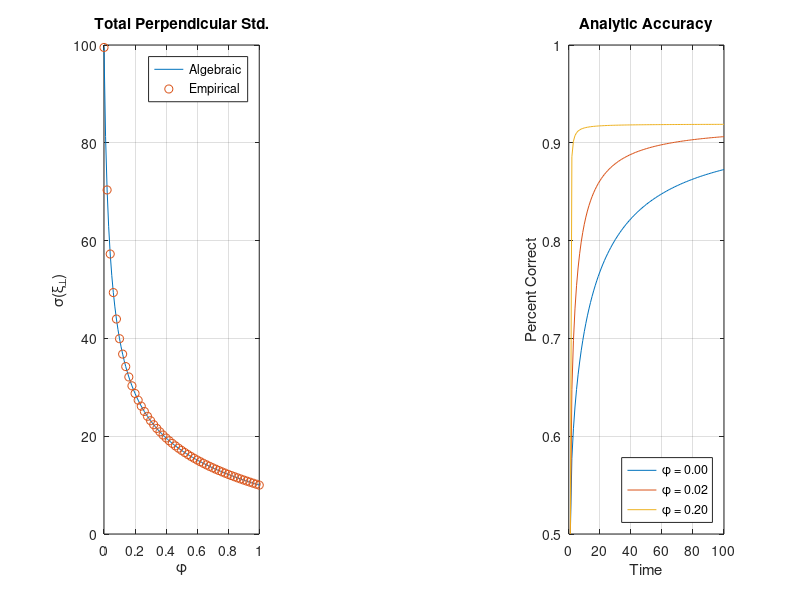

Write MATLAB code to recreate this figure.
function output = get_learning_speed(t_end)
   %keyboard
   % Params
   var_sig   = 100;              % Trialwise variance in the signal
   mu        = 1.4*sqrt(var_sig);% Amount of signal in each trial
   n         = 100;              % Total number of neurons
   phi_list  = 0:0.01:1;         % Set of phi values to investigate
   alpha     = 0.0001;           % Learning rate   
   delta     = 0.5;              % Reward prediction error strength
   if nargin < 1
   t_end     = 100;              % Number of trials in simulation
   end

   % Which phi's to plot
   phi_sel   = [0, 0.02, 0.2];

   % Pools
   m1 = [ones( n./2,1) ; zeros(n./2,1)];
   m2 = [zeros(n./2,1);  ones(n./2,1)];
   m1h = m1./norm(m1);
   m2h = m2./norm(m2);
   
   % Signal dimension
   v_s = (m1 - m2)./norm(m1 - m2);
   
   % Conserved high variance dimension (v "plus")
   v_p = (m1 + m2)./norm(m1 + m2);

   % Get a noise representative
   xi_perp = get_noise_rep(n, m1h, m2h);

   % Compute everything, for each choice of phi
   k = 1;
   for phi = phi_list
      % Generate the covariance matrix
      [S, a] = get_cov_mat(var_sig, phi, n);

      % Empirical pedeltandicular variance (albeit with a lazy v_p...)
      tot_var_e(k) = xi_perp'*S*xi_perp*(n-2) + v_p'*S*v_p;

      % Algebraic pedeltandicular variance
      tot_var_a(k) = n*a - 1*var_sig;
      
      % Algebraic one dimensional signal detection parameters
      % Signal separation distance
      d(:,k)   = get_d_dynamics(t_end, alpha, delta, mu);
      
      % In-signal-dimension noise standard deviations
      [sig(:,k), sig_star(:,k)] = get_sig_dynamics(t_end, var_sig, mu, tot_var_a(k), n, alpha, delta);
      
      % Accuracy as a function of these
      acc(:,k) = get_accuracy(d(:,k), sig(:,k));
      
      % D-prime statistic, b.c. who doesn't want to know?
      dp(:,k)  = d(:,k)./sig(:,k);

      % Increment the counter
      k = k+1;
   end
   
   % Plot the results
   output=plot_all(phi_list, tot_var_a, tot_var_e, dp, d, sig, acc, phi_sel, alpha, delta, mu, sig_star)

end

function xi = get_noise_rep(n, m1h, m2h)
   %  
   xi = mvnrnd(zeros(n,1), eye(n))';
   
   % Orthogonalize it to the signal...
   %
   % And since the projection onto ones(200,1) really matters
   % orthogonalize it to this as well, since I don't want to 
   % bother averaging it's contribution back to unity...
   xi = xi - m1h*xi'*m1h - m2h*xi'*m2h;
   
   % Normalize
   xi = xi./norm(xi);
end

function [S, a] = get_cov_mat(rowsum, phi, n)


   % Construct covariance matrix
   a   = 2*rowsum/(2+(n-2)*phi);
   m1 = [ones( n./2,1) ; zeros(n./2,1)];
   m2 = [zeros(n./2,1);  ones(n./2,1)];

   S = phi*a*m1*m1' + phi*a*m2*m2' + (1-phi)*a*eye(n);

end

function d = get_d_dynamics(t_end, alpha, delta, mu)

for t = 1:t_end
   ws = (t-1)*alpha*delta*mu;
   d(t) = 2*ws*mu;
end

end

function [sig, sig_star]= get_sig_dynamics(t_end, var_sig, mu, tot_var_perp, n, alpha, delta)

for t = 1:t_end
   ws = alpha*delta*(t-1)*mu;
   wp = alpha*delta*sqrt((t-1)*tot_var_perp);
   
   wa = alpha*delta*sqrt((t-1)*var_sig);
      
   sig_star(t) = sqrt(ws^2*var_sig);
   sig(t)      = sqrt(ws^2*var_sig + wp^2*tot_var_perp/(n-1));
end

end

function acc = get_accuracy(d, sigma)

   acc = 1 - normcdf(-d/2, 0, sigma);
   
   % The d = 0, sigma = 0 case should yield
   % 50% accuracy, since sigma is not truly zero
   % whereas d is.
   if d(1) == 0
      acc(1) = 0.5;
   end

end

function [output] = plot_all(phi_list, tot_var_a, tot_var_e, dp, d, sig, acc, phi_sel, alpha, delta, mu, sig_star)
   
   % Two misc. plot requirements 
   phi_inds = find(sum(phi_list' == phi_sel,2))';
   namelist = cell(1,length(phi_inds));
   
   % Plot stuff
   %figure()
   
   subplot(1,3,1)
   plot(phi_list, sqrt(tot_var_a)); hold on
   plot(phi_list(1:2:101), sqrt(tot_var_e(1:2:101)), 'o')
   title('Total Perpendicular Std.')
   grid on
   xlabel('\phi')
   ylabel('\sigma(\xi_\perp)')
   legend({'Algebraic','Empirical'})
   
%    subplot(2,3,2)
%    hold on
    k = 1;
    for i = phi_inds
      %plot(dp(:,i), '-');
      namelist{k} = ['\phi = ' sprintf('%0.2f', phi_list(i))];
      k = k+1;
    end
%    grid on;
%    title('d-prime Dynamics' )
%    xlabel('Time [steps]')
%    ylabel('d-prime')
%    legend(namelist,'Location', 'SouthEast')
   
%    subplot(2,2,3)
%    hold on;
%    for i = phi_inds
%       plot(sig(:,i))
%    end
%    grid on
%    xlabel('Time')
%    ylabel('Standard Deviation')
%    legend(namelist)
   
   subplot(1,3,3)
   for i = phi_inds
      plot(acc(:,i));   hold on
   end
   grid on
   title('Analytic Accuracy')
   xlabel('Time')
   ylabel('Percent Correct')
   legend(namelist, 'Location', 'SouthEast')
%    
%    subplot(2,1,2)
%    corder = get(gca,'ColorOrder');
%    
%    xs = -60:60;
%    
%    t   = 100;
%    f   = t*alpha*delta*mu;
%    for i = 1:length(phi_inds)
%    
%       plot(xs, normpdf(xs, -d(t,i)/f/2, sig(t,i)/f), 'Color', corder(i,:)); hold on;
%       plot(xs, normpdf(xs,  d(t,i)/f/2, sig(t,i)/f), 'Color', corder(i,:))
%    end
%    title('Signal Distributions Along Signal Dimension')
%    xlabel('\Delta y/(t\alpha\delta\mu)')
%    ylabel('PDF')
%    grid on

output.acc=acc;
output.phi_inds=phi_inds;
output.phi_list=phi_list;
output.tot_var_e=tot_var_e;
output.tot_var_a=tot_var_a;
output.namelist=namelist;



end